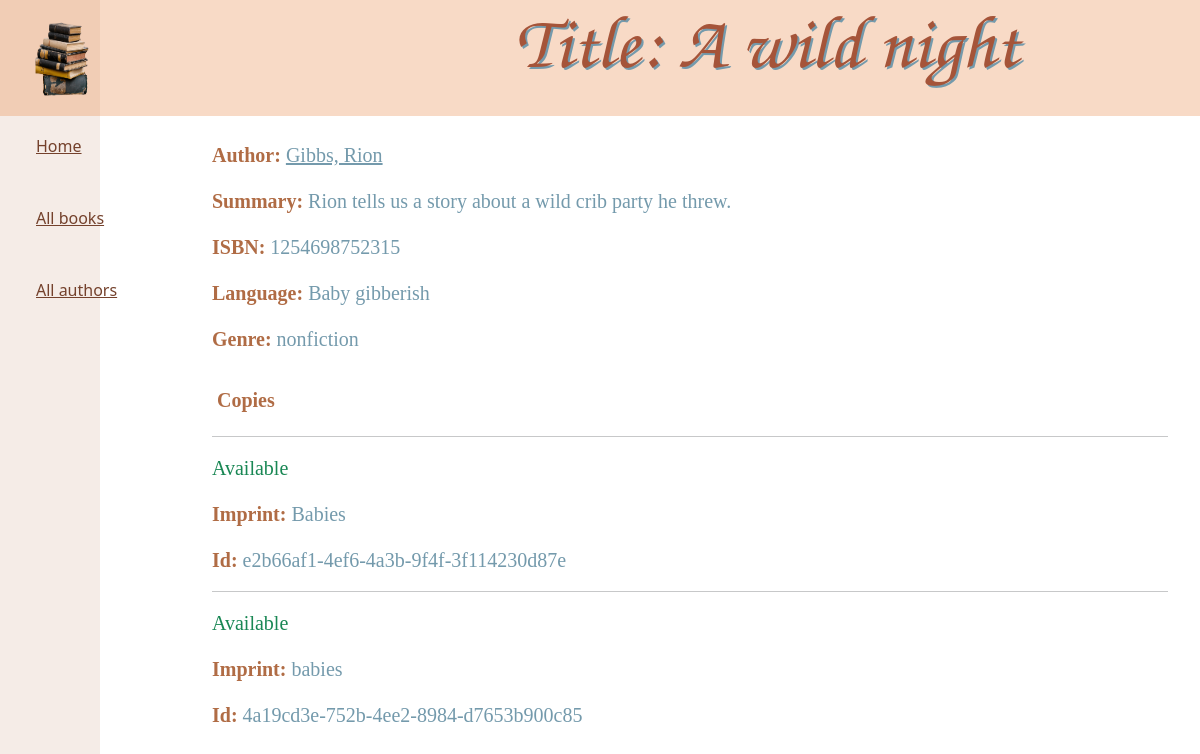
/catalog/book/1, run on the app's committed database.
### catalog/models.py (models this page shows, shortened)
class Book(models.Model):
    title = models.CharField(max_length=200)
    author = models.ForeignKey('Author', on_delete=models.SET_NULL, null=True)
    summary = models.TextField(max_length=1000, help_text='Enter a brief description of the book')
    isbn = models.CharField('ISBN', max_length=13, unique=True,
                            help_text='isbn numba, foo!')
    genre = models.ManyToManyField(Genre, help_text='Select a genre for this book')
    language = models.ForeignKey('Language', on_delete=models.SET_NULL, null=True)
    def display_genre(self):
        return ", ".join(genre.name for genre in self.genre.all()[:3])
    display_genre.short_description = 'genre'

class Author(models.Model):
    first_name = models.CharField(max_length=100)
    last_name = models.CharField(max_length=100)
    date_of_birth = models.DateField(null=True, blank=True)
    date_of_death = models.DateField('Died', null=True, blank=True)
    class Meta:
        ordering = ['last_name']
    def get_absolute_url(self):
        return reverse('author-detail', args=[str(self.id)])
    def __str__(self):
        return f'{self.last_name}, {self.first_name}'

class Language(models.Model):
    name = models.CharField(max_length=200,
                            help_text="Enter the book's natural language (e.g. English, French, Japanese etc.)")
    def __str__(self):
        return self.name

class Genre(models.Model):
    name = models.CharField(max_length=200, help_text='Enter a book genre (e.g. Science Fiction)')
    def __str__(self):
        return self.name

class BookInstance(models.Model):
    id = models.UUIDField(primary_key=True, default=uuid.uuid4, help_text='Unique ID for this particular book across whole library')
    book = models.ForeignKey('Book', on_delete=models.RESTRICT, null=True)
    imprint = models.CharField(max_length=200)
    due_back = models.DateField(null=True, blank=True)
    LOAN_STATUS = (
        ('m', 'Maintenance'),
        ('o', 'On loan'),
        ('a', 'Available'),
        ('r', 'Reserved'),
    )
    status = models.CharField(
        max_length=1,
        choices=LOAN_STATUS,
        blank=True,
        default='m',
        help_text='Book availability',
    )
    class Meta:
        ordering = ['due_back']

### catalog/views.py (the view)
# urls.py: path("book/<int:pk>", views.BookDetailView.as_view(), name="book-detail"),
class BookDetailView(generic.DetailView):
    model = Book
    template_name = 'book_detail.html'

### catalog/templates/book_detail.html (shortened to what this page needs)
{% extends "base_generic.html" %}
{% block header %}
  <h1 style="font-size: 75px;">Title: {{ book.title }}</h1>
        {% endblock %}
{% block content %}
  <p><strong>Author:</strong> <a style="color: #749aac;" href="{{ book.author.get_absolute_url }}">{{ book.author }}</a></p>
  <p><strong>Summary:</strong> {{ book.summary }}</p>
  <p><strong>ISBN:</strong> {{ book.isbn }}</p>
  <p><strong>Language:</strong> {{ book.language }}</p>
  <p><strong>Genre:</strong> {{ book.genre.all|join:", " }}</p>
  <div style="margin-right:20px;margin-top:20px">
    <h4 style="width: 100%; padding: 5px; color:#a55439; background-color: #ffffff00; font-size: 30px" class="center_body middle"><strong>Copies</strong></h4>
    {% for copy in book.bookinstance_set.all %}
      <hr>
      <p class="{% if copy.status == 'a' %}text-success{% elif copy.status == 'm' %}text-danger{% else %}text-warning{% endif %}">
        {{ copy.get_status_display }}
      </p>
      <p><strong>Imprint:</strong> {{ copy.imprint }}</p>
      <p><strong>Id:</strong> {{ copy.id }}</p>
    {% endfor %}
  </div>
{% endblock %}

### catalog/templates/base_generic.html (style rules this page uses)
a { background-color: #ffffff00; color: #a55439; }
strong { color:#b06c45; font-family: suranna; background-color: #ffffff00; font-size: 20px; }
p { color:#b06c45; font-family: suranna; background-color: #ffffff00; font-size: 20px; color: #749aac;> }
.center_body { margin: auto; width: 80%; padding: 20px; }
body { background: white url("/static/images/background.png") no-repeat center center fixed; -webkit-background-size: cover; -moz-background-size: cover; -o-background-size: cover; background-size: cover; }
h1 { color:#a55439; font-family: z003; font-size: 75px; text-shadow: 2px 2px #749aac; margin-bottom: auto; padding-bottom: 0%; }
.middle { color:#b06c45; font-family: suranna; background-color: #ffffff00; font-size: 20px; }

### data on the page
Book: title "A wild night", author "Gibbs, Rion", summary "Rion tells us a story about a wild crib party he threw.", isbn "1254698752315", language "Baby gibberish", genre.all "nonfiction"
BookInstance: status "Available", imprint "Babies", id "e2b66af1-4ef6-4a3b-9f4f-3f114230d87e"
BookInstance: status "Available", imprint "babies", id "4a19cd3e-752b-4ee2-8984-d7653b900c85"
